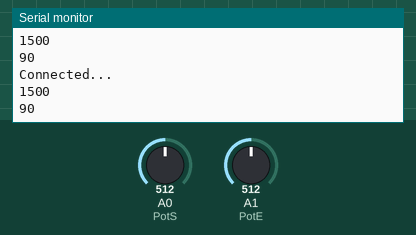
Simulated run of this sketch. Board: Arduino Uno, built with avr-gcc and run on an emulated ATmega328P. Shown: the last lines printed to the serial monitor. Inputs (shaded band) come from the test bench; at power-on: A0 (PotS) = 512, A1 (PotE) = 512. No radio packets arrive unless stated.

Above: at 1.2 s.
1.3 s: A0 (PotS) set to 716
At 2.22 s:
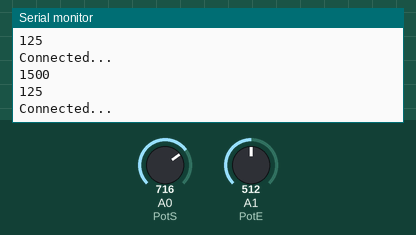
2.8 s: A1 (PotE) set to 716
At 2.83 s:
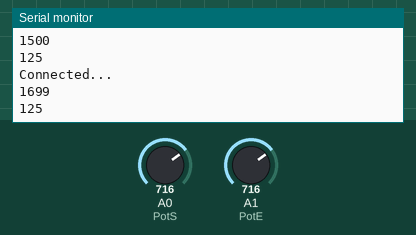
4.3 s: A0 (PotS) set to 900
At 4.34 s:
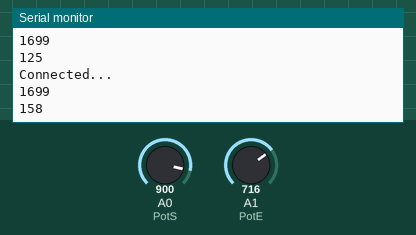
5.8 s: A1 (PotE) set to 900
At 5.86 s:
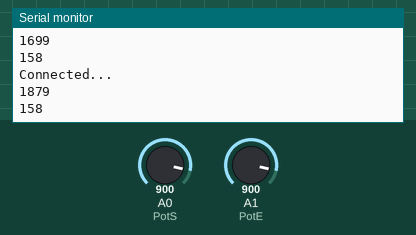
Timing chart, 0 to 8.3 s (numbered marks = the images above; inputs shaded):
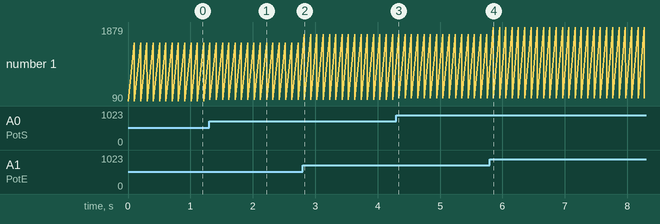

The sketch:

Chatgpt_Transmitter.ino
```cpp
#include <SPI.h>
#include <RH_RF69.h>
#include <RHReliableDatagram.h>

#define Transmitter_ADDRESS 86
#define Receiver_ADDRESS 30

RH_RF69 rf69(8, 3);
RHReliableDatagram rf69_manager(rf69, Transmitter_ADDRESS);

int PotS = A0;
int PotE = A1;

struct PotData{
  bool connection_TX;
  int servo;
  int esc;
} values;

void setup(){
  Serial.begin(115200);
  if (!rf69_manager.init())
 {
   Serial.println("RFM69 radio init failed");
   while (1);
 }

 if (!rf69.setFrequency(433.0))
 {
   Serial.println("setFrequency failed");
 }

 rf69.setTxPower(20, true);
 uint8_t key[] = { 0x02, 0x02, 0x03, 0x04, 0x05, 0x06, 0x07, 0x08,
                   0x02, 0x02, 0x03, 0x04, 0x05, 0x06, 0x07, 0x08
                 };
 rf69.setEncryptionKey(key);

 values.connection_TX = 0;
 Serial.print("Transmitter startad");
 rf69_manager.setRetries(1);
}

void loop(){
 //Throttle
 values.esc = analogRead(PotE);
 values.esc = map(values.esc, 0, 1023, 1000, 2000);
 Serial.println(values.esc);

 //Steering
 values.servo = analogRead(PotS);
 values.servo = map(values.servo, 0, 1023, 0, 180);
 Serial.println(values.servo);

 if (rf69_manager.sendtoWait((uint8_t *)&values, sizeof(values), Receiver_ADDRESS)) {
   uint8_t len = sizeof(values);
   uint8_t from;
   Serial.println("Connected...");
   values.connection_TX = 1;
 }
 else {
   Serial.println("Failed to send...");
   digitalWrite(LED_BUILTIN, 0);
   delay(200);
   digitalWrite(LED_BUILTIN, 1);
   values.connection_TX = 0;
 }
}
```

Measured:
- after the input at 1.3 s, the serial monitor: prints a new line at once (image 1)
- after the input at 2.8 s, the serial monitor: prints a new line at once (image 2)
- after the input at 4.3 s, the serial monitor: prints a new line at once (image 3)
- after the input at 5.8 s, the serial monitor: prints a new line after 0.05 s (image 4)
- plotted number 1: 90 → 125 after the input at 1.3 s, 125 → 158 after the input at 4.3 s
